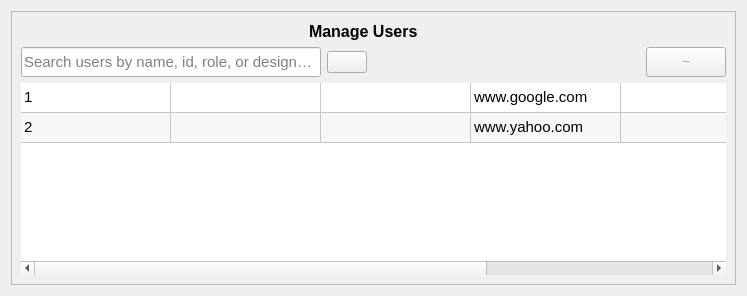
      <widget class="QWidget" name="usersPage">
       <layout class="QGridLayout" name="gridLayout_55">
        <item row="0" column="0">
         <widget class="QFrame" name="usersListFrame">
          <property name="frameShape">
           <enum>QFrame::StyledPanel</enum>
          </property>
          <property name="frameShadow">
           <enum>QFrame::Raised</enum>
          </property>
          <layout class="QGridLayout" name="gridLayout_56">
           <item row="0" column="0">
            <layout class="QHBoxLayout" name="horizontalLayout_68">
             <item>
              <spacer name="horizontalSpacer_120">
               <property name="orientation">
                <enum>Qt::Horizontal</enum>
               </property>
               <property name="sizeHint" stdset="0">
                <size>
                 <width>288</width>
                 <height>20</height>
                </size>
               </property>
              </spacer>
             </item>
             <item>
              <widget class="QLabel" name="label_22">
               <property name="font">
                <font>
                 <pointsize>12</pointsize>
                 <weight>75</weight>
                 <bold>true</bold>
                </font>
               </property>
               <property name="text">
                <string>Manage Users</string>
               </property>
              </widget>
             </item>
             <item>
              <spacer name="horizontalSpacer_121">
               <property name="orientation">
                <enum>Qt::Horizontal</enum>
               </property>
               <property name="sizeHint" stdset="0">
                <size>
                 <width>308</width>
                 <height>20</height>
                </size>
               </property>
              </spacer>
             </item>
            </layout>
           </item>
           <item row="1" column="0">
            <layout class="QHBoxLayout" name="horizontalLayout_58">
             <item>
              <widget class="QLineEdit" name="searchUserTxt">
               <property name="minimumSize">
                <size>
                 <width>300</width>
                 <height>30</height>
                </size>
               </property>
               <property name="maximumSize">
                <size>
                 <width>300</width>
                 <height>30</height>
                </size>
               </property>
               <property name="font">
                <font>
                 <pointsize>11</pointsize>
                </font>
               </property>
               <property name="placeholderText">
                <string>Search users by name, id, role, or designation</string>
               </property>
              </widget>
             </item>
             <item>
              <widget class="QPushButton" name="searchUserBtn">
               <property name="text">
                <string/>
               </property>
               <property name="icon">
                <iconset resource="../static/resource.qrc">
                 <normaloff>:/icons/icon/black/search.svg</normaloff>:/icons/icon/black/search.svg</iconset>
               </property>
               <property name="iconSize">
                <size>
                 <width>20</width>
                 <height>20</height>
                </size>
               </property>
              </widget>
             </item>
             <item>
              <spacer name="horizontalSpacer_119">
               <property name="orientation">
                <enum>Qt::Horizontal</enum>
               </property>
               <property name="sizeHint" stdset="0">
                <size>
                 <width>268</width>
                 <height>20</height>
                </size>
               </property>
              </spacer>
             </item>
             <item>
              <widget class="QPushButton" name="addUserBtn">
               <property name="minimumSize">
                <size>
                 <width>0</width>
                 <height>30</height>
                </size>
               </property>
               <property name="maximumSize">
                <size>
                 <width>16777215</width>
                 <height>30</height>
                </size>
               </property>
               <property name="font">
                <font>
                 <pointsize>-1</pointsize>
                </font>
               </property>
               <property name="text">
                <string>Add New User</string>
               </property>
               <property name="icon">
                <iconset resource="../static/resource.qrc">
                 <normaloff>:/icons/icon/white/user-plus.svg</normaloff>:/icons/icon/white/user-plus.svg</iconset>
               </property>
               <property name="iconSize">
                <size>
                 <width>20</width>
                 <height>20</height>
                </size>
               </property>
              </widget>
             </item>
            </layout>
           </item>
           <item row="2" column="0">
            <widget class="QTableWidget" name="usersListTable">
             <property name="font">
              <font>
               <pointsize>11</pointsize>
              </font>
             </property>
             <property name="focusPolicy">
              <enum>Qt::NoFocus</enum>
             </property>
             <property name="frameShape">
              <enum>QFrame::Box</enum>
             </property>
             <property name="frameShadow">
              <enum>QFrame::Sunken</enum>
             </property>
             <property name="lineWidth">
              <number>0</number>
             </property>
             <property name="alternatingRowColors">
              <bool>true</bool>
             </property>
             <property name="selectionMode">
              <enum>QAbstractItemView::SingleSelection</enum>
             </property>
             <property name="selectionBehavior">
              <enum>QAbstractItemView::SelectRows</enum>
             </property>
             <property name="showGrid">
              <bool>true</bool>
             </property>
             <property name="gridStyle">
              <enum>Qt::SolidLine</enum>
             </property>
             <property name="rowCount">
              <number>2</number>
             </property>
             <attribute name="horizontalHeaderVisible">
              <bool>false</bool>
             </attribute>
             <attribute name="horizontalHeaderDefaultSectionSize">
              <number>150</number>
             </attribute>
             <attribute name="horizontalHeaderStretchLastSection">
              <bool>true</bool>
             </attribute>
             <attribute name="verticalHeaderVisible">
              <bool>false</bool>
             </attribute>
             <row/>
             <row/>
             <column>
              <property name="text">
               <string>S/N</string>
              </property>
             </column>
             <column>
              <property name="text">
               <string>MemberID</string>
              </property>
             </column>
             <column>
              <property name="text">
               <string>Ledger No</string>
              </property>
             </column>
             <column>
              <property name="text">
               <string>Full Name</string>
              </property>
             </column>
             <column>
              <property name="text">
               <string>Department/Unit</string>
              </property>
             </column>
             <column>
              <property name="text">
               <string>Phone Number</string>
              </property>
             </column>
             <item row="0" column="0">
              <property name="text">
               <string>1</string>
              </property>
             </item>
             <item row="0" column="3">
              <property name="text">
               <string>www.google.com</string>
              </property>
             </item>
             <item row="1" column="0">
              <property name="text">
               <string>2</string>
              </property>
             </item>
             <item row="1" column="3">
              <property name="text">
               <string>www.yahoo.com</string>
              </property>
             </item>
             <item row="1" column="5">
              <property name="text">
               <string/>
              </property>
             </item>
            </widget>
           </item>
          </layout>
         </widget>
        </item>
       </layout>
      </widget>
